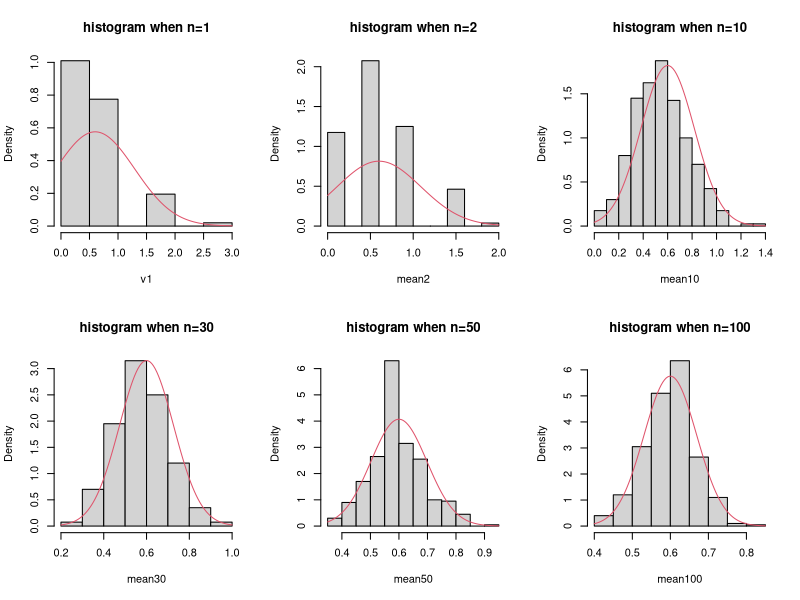

The R source for this figure:
### A simulated example illustrating CLT
## Generate n=100 random variables from a Binomial(3, 0.2) distribution
## Have n.obs=400 observations of each variable.
n <- 100
n.obs <- 400
rand.data <- matrix(rbinom(n.obs*n, size=3, prob=0.2), nrow=n.obs)
## Create summary variables;
# v1--the first variable, mean2 -- average of the first two variables
# mean10 -- average of the first 10 variables, similarly mean30, etc.
v1 <- rand.data[,1] #The first column (variable)
#Average of the first two columns(variables),
# apply function 'mean' on margin 1 (row-wise function application)
mean2 <- apply(rand.data[,1:2], FUN=mean, MARGIN=1)
#Average of the first ten columns(variables)
mean10<- apply(rand.data[,1:10], FUN=mean, MARGIN=1)
#Average of the first 30, 50, 100 columns (variables)
mean30 <- apply(rand.data[,1:30], FUN=mean, MARGIN=1)
mean50 <- apply(rand.data[,1:50], FUN=mean, MARGIN=1)
mean100 <- apply(rand.data[,1:100], FUN=mean, MARGIN=1)
##Plot the histograms of the summary variables above, overlay with
# the density plot of the normal distribution in the CLT.
mu <- 3*0.2 #Binomial mean
sigma <- sqrt(3*0.2*(1-0.2)) #Binomial standard deviation
## Arrange 6 plots in one page 2 by 3
par(mfrow=c(2,3))
# Histogram of v1,
# then add the normal density curve in red color (col=2)
hist(v1, freq = FALSE, main="histogram when n=1")
curve(dnorm(x, mean=mu, sd=sigma),col=2,add=T)
# Histograms of mean2, mean10, ....
hist(mean2, freq = FALSE, main="histogram when n=2")
curve(dnorm(x, mean=mu, sd=sigma/sqrt(2)),col=2,add=T)
hist(mean10, freq = FALSE, main="histogram when n=10")
curve(dnorm(x, mean=mu, sd=sigma/sqrt(10)),col=2,add=T)
hist(mean30, freq = FALSE, main="histogram when n=30")
curve(dnorm(x, mean=mu, sd=sigma/sqrt(30)),col=2,add=T)
hist(mean50, freq = FALSE, main="histogram when n=50")
curve(dnorm(x, mean=mu, sd=sigma/sqrt(50)),col=2,add=T)
hist(mean100, freq = FALSE, main="histogram when n=100")
curve(dnorm(x, mean=mu, sd=sigma/sqrt(100)),col=2,add=T)
